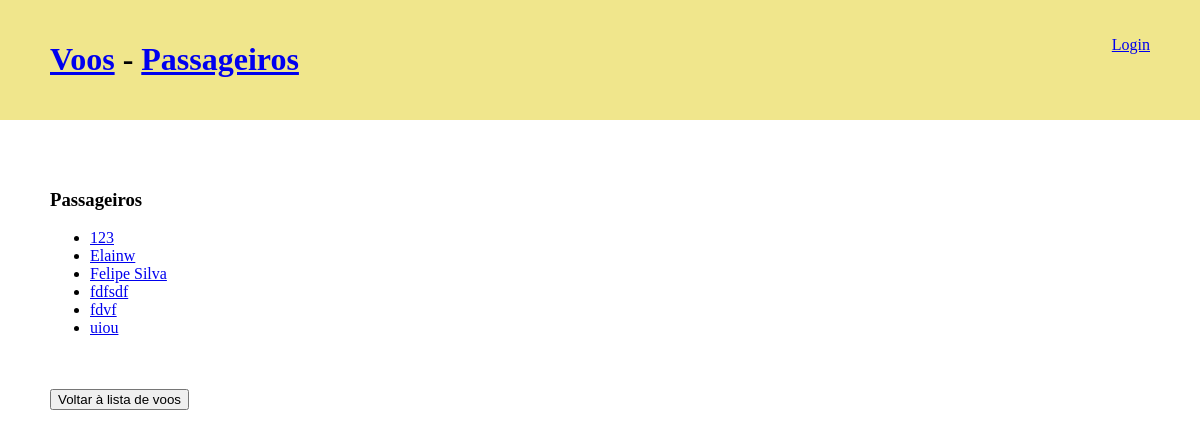
/passengers, run on the app's committed database.
### portifolio/models.py (models this page shows)
class Passenger(models.Model):
    name = models.CharField(max_length=20)
    flights = models.ManyToManyField(
        Flight,
        blank=True,
        related_name='passengers'
    )
    def __str__(self):
        return self.name

### portifolio/views.py (the view)
# urls.py: path('passengers', views.passengers_view, name='passengers'),
def passengers_view(request):
    form = PassengerForm(request.POST or None)
    if form.is_valid():
        form.save()
    context = {
        'passengers': Passenger.objects.all().order_by('name'),
        'form': PassengerForm(None),
    }
    return render(request, 'portfolio/flights/passengers_view.html', context)

### portifolio/templates/portfolio/flights/passengers_view.html (shortened to what this page needs)
{% extends "portfolio/flights/base_flight.html" %}
{% block main %}
<h3>Passageiros</h3>
<ul>
    {% for passenger in passengers  %}
      <li> <a href="{% url 'portifolio:passenger' passenger.id %}">{{ passenger }}</a> </li>
    {% endfor %}
</ul>
<br><br>
<a href="{% url 'portifolio:flights' %}"><button>Voltar à lista de voos</button></a>
{% endblock main %}

### portifolio/templates/portfolio/flights/base_flight.html (style rules this page uses)
body { padding: 0; margin: 0; }

### data on the page
Passenger: name "123"
Passenger: name "Elainw"
Passenger: name "Felipe Silva"
Passenger: name "fdfsdf"
Passenger: name "fdvf"
Passenger: name "uiou"
